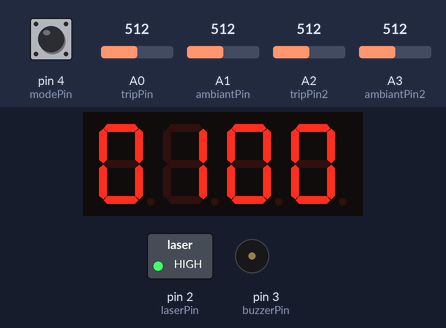
Simulated run of this sketch. Board: Arduino Uno, built with avr-gcc and run on an emulated ATmega328P. On the bench: 4-digit seven-segment display, switched loads named in the sketch (green lamp = pin HIGH), buzzer (waves = sounding, pin HIGH). Inputs (shaded band) come from the test bench; at power-on: pin 4 (modePin) LOW, A0 (tripPin) = 512, A3 (ambiantPin2) = 512, A2 (tripPin2) = 512, A1 (ambiantPin) = 512. Pins used as bus, display or sensor lines are not drawn; what the sketch prints to the serial monitor is not drawn.

Above: at 1.7 s.
1.8 s: pin 4 (modePin) pulled HIGH for 0.15 s
At 2.3 s:
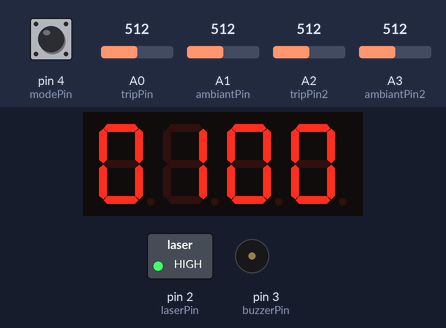
3.4 s: A0 (tripPin) set to 109
8.3 s: A0 (tripPin) set to 94
13.2 s: pin 4 (modePin) pulled HIGH for 1 s
At 15.5 s:
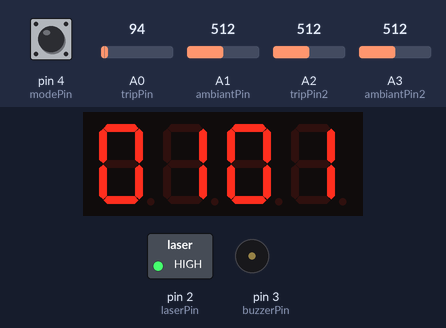
16.2 s: A3 (ambiantPin2) set to 716
At 20.1 s:
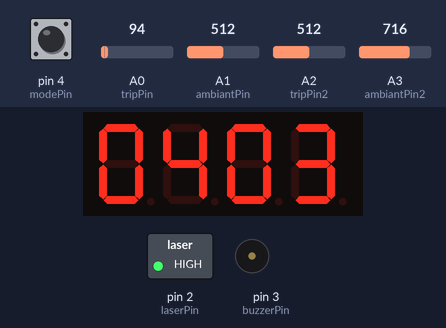
20.2 s: A2 (tripPin2) set to 716
At 22.5 s:
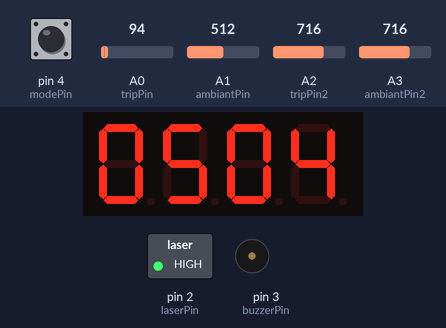
Timing chart, 0 to 24.0 s (numbered marks = the images above; inputs shaded):
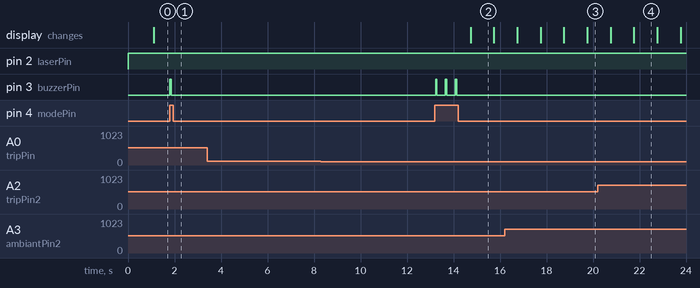

Measured:
- after the input at 1.8 s, pin 3 (buzzerPin): LOW → HIGH at once, → LOW 0.05 s later
- after the input at 3.4 s, every drawn part: stays the same
- after the input at 8.3 s, every drawn part: stays the same
- after the input at 13.2 s, pin 3 (buzzerPin): alternates HIGH for 0.05 s and LOW for 0.38 s, 6 changes in all, then stays LOW, starting at once; the display: changes after 1.5 s (image 2)
- what the display in image 2 shows lasts 1.0 s, from 14.7 s to 15.7 s

The sketch:

sketch_dec13a.ino
```cpp
// 5 pins trip wire
#include <Arduino.h>
#include <TM1637Display.h>
int num = 0;
int lastScore;
#define TEST_DELAY   2000
// Module connection pins (Digital Pins)
#define CLK 6
#define DIO 7
TM1637Display display(CLK, DIO);
// Variables
int mode = 1;
int ambiant;
int ambiant2;
int trip = 1000; // The light value I get when using my laser
int trip2 = 1000;
int minLight = 900;
int makeBeep = 1; //0 for no beep, 1 for beep!
int atAverage;
int atAverage2;
long millisCount;

// Output Pins
int laserPin = 2;
int laserPin2 = 1;
int buzzerPin = 3;
String  modeNames[3] = {"SETTINGS","ARMED","TRIP"};

// Input Pins
int modePin = 4;
int tripPin = A0;
int ambiantPin = A1;

//Input 2 Pins
int tripPin2 = A2;
int ambiantPin2 = A3;


void setup() {
  pinMode(laserPin, OUTPUT);
  pinMode(laserPin2, OUTPUT);
  pinMode(buzzerPin, OUTPUT);
  pinMode(modePin, INPUT);
  Serial.begin(9600);
}


void loop() {

  //lastScore=-1;

     if(num==10||num>=1000){
      beep(10);
      delay(5000);
      num=0;
      display.showNumberDec(num,true);
    }

  Serial.print("****"+modeNames[mode]);
  // When the button is pushed
  if (digitalRead(modePin) == 1) {
    trip = analogRead(tripPin);
    trip2 = analogRead(tripPin2);
    mode=mode + 1;
    if (mode >= 2) {
      mode = 0;
    }
    beep(1);
    delay(300);
  }


  //does something when the mode changes
  switch (mode) {
    case 0: //calibration mode
      digitalWrite(laserPin,HIGH);
      digitalWrite(laserPin2,HIGH);

      ambiant = analogRead(ambiantPin);
      ambiant2 = analogRead(ambiantPin2);
      trip = analogRead(tripPin);
      trip2 = analogRead(tripPin2);
      atAverage = ambiant + ((trip - ambiant)/2);
      atAverage2 = ambiant2 + ((trip2 - ambiant2)/2);
      stats();

    break;

    case 1: // Armed mode
      digitalWrite(laserPin,HIGH);
      digitalWrite(laserPin2,HIGH);
      ambiant = analogRead(ambiantPin);
      ambiant2 = analogRead(ambiantPin2);
      atAverage = ambiant + ((trip - ambiant)/2);
      atAverage2 = ambiant2 + ((trip2 - ambiant2)/2);
      if (analogRead(tripPin) < atAverage) {
        lastScore=0;
        mode = 2;
      }
      if (analogRead(tripPin2) < atAverage2) {
        lastScore=1;
        mode = 2;
      }

      if ((millis() - millisCount) >= 1000) {
        millisCount = millis();
        stats();
      }
    break;

    case 2: //Trip Mode
      if ((millis() - millisCount) >= 1000) {
        millisCount = millis();
        stats();
        mode = 1;
        score();
      }
    break;
    }


  delay(1);                       // wait for a bit
}

//It Beeps
void beep(int qty) {
  int count;
  if (makeBeep == 1) {
    for (count = 1;count<=qty;count++) {
      digitalWrite(buzzerPin, HIGH);
      delay(50);
      digitalWrite(buzzerPin, LOW);
      delay(50);
    }
  }
}

void score(){
  if(lastScore==0){
    num++;
  }else if(lastScore==1){
    num=num+100;
  }
    display.setBrightness(0x0f);
    display.showNumberDec(num,true);
      Serial.print("Last Score: ");
  Serial.print(lastScore);
  Serial.print("");
}

//Writes stats to the Serial Port
void stats() {
  Serial.print("A:");
  Serial.print(ambiant);
  Serial.print(" T:");
  Serial.print(trip);
  Serial.print(" AT:");
  Serial.print(atAverage);
  Serial.print(" MODE:");
  Serial.print(modeNames[mode]);
  Serial.println("");

  Serial.print(" - 2 A:");
  Serial.print(ambiant);
  Serial.print(" - 2 T:");
  Serial.print(trip);
  Serial.print(" - 2 AT:");
  Serial.print(atAverage);
  Serial.print(" - 2 MODE:");
  Serial.print(modeNames[mode]);
  Serial.println("");

}
```
